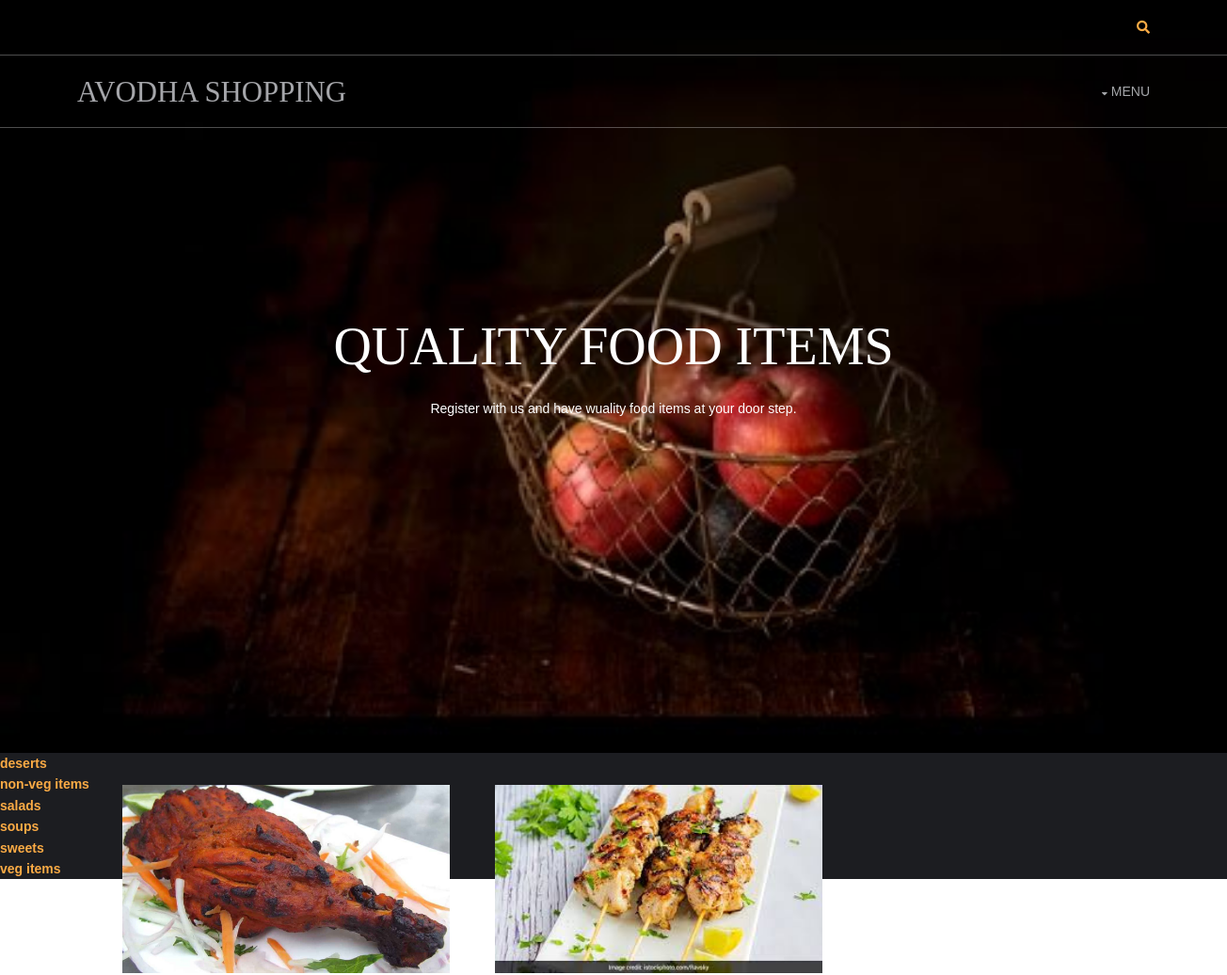
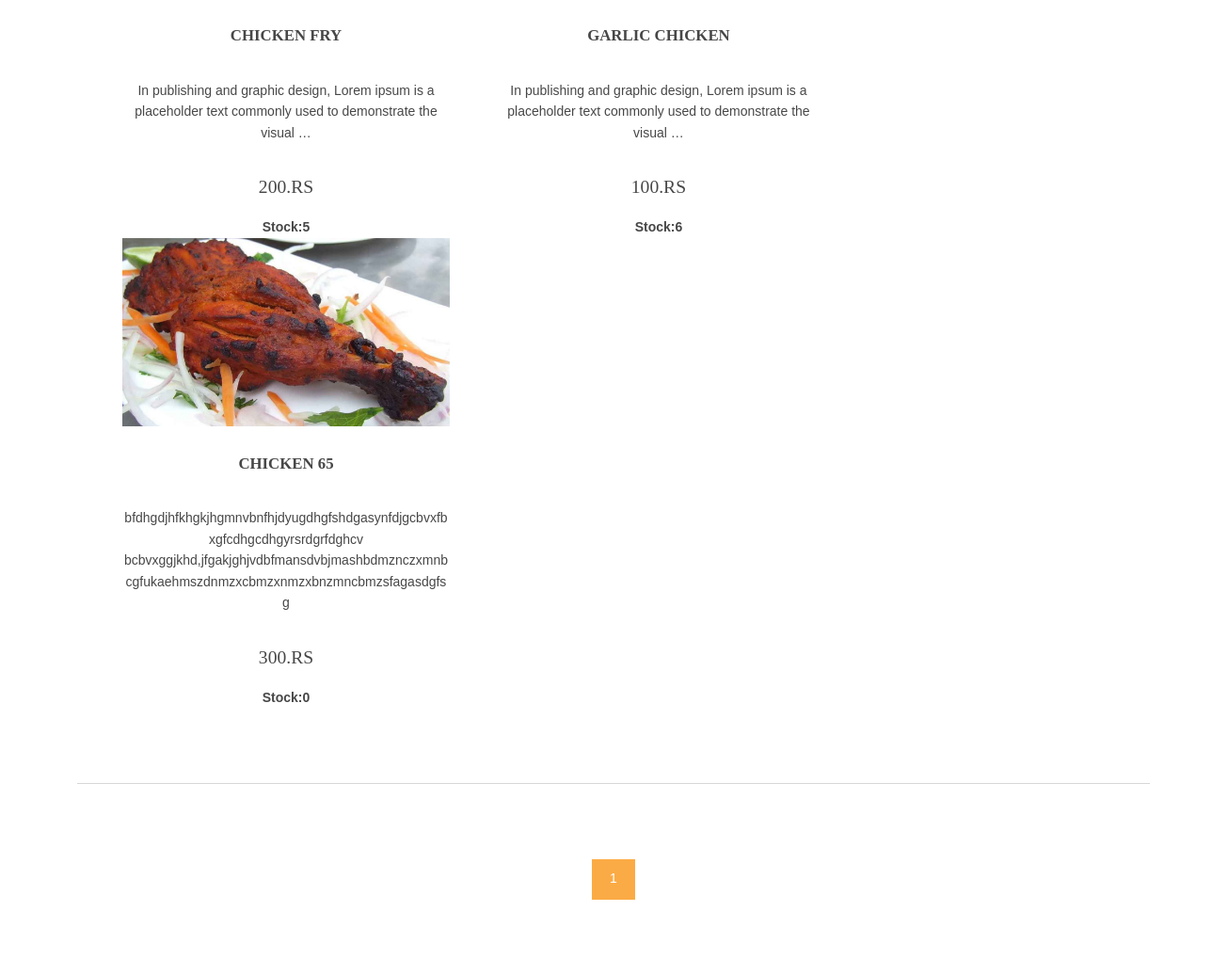
Page /non-veg-items/ (signed in) on the committed database (2 pictures, top to bottom).
### shop/models.py (models this page shows, shortened)
class Category(models.Model):
    cat_name=models.CharField(max_length=200,unique=True)
    slug=models.SlugField(max_length=200,unique=True)
    class Meta:
        ordering=('cat_name',)
        verbose_name='Category'
        verbose_name_plural='Categories'
    def get_url(self):
        return reverse('prod_cat',args=[self.slug])

class Product(models.Model):
    P_name=models.CharField(max_length=250,unique=True)
    slug=models.SlugField(max_length=250,unique=True)
    P_desc=models.TextField()
    P_price=models.IntegerField()
    P_stock=models.IntegerField()
    P_available=models.BooleanField()
    P_image=models.ImageField(upload_to='Product')
    P_category=models.ForeignKey(Category,on_delete= models.CASCADE)
    def get_url(self):
        return reverse('details',args=[self.P_category.slug,self.slug])

### shop/views.py (the view)
# urls.py: 2. Add a URL to urlpatterns:  path('', views.home, name='home')
def home(request,c_slug=None):
    c_page=None
    product=None
    if c_slug!=None:
        c_page=get_object_or_404(Category,slug=c_slug)
        product=Product.objects.filter(P_category=c_page,P_available=True)
    else:
        product=Product.objects.all().filter(P_available=True)
    cat=Category.objects.all()
    paginator=Paginator(product,4)
    try:
        page=int(request.GET.get('page','1'))
    except:
        page=1
    try:
        pro=paginator.page(page)
    except(EmptyPage,InvalidPage):
        pro=paginator.page(paginator.num_pages)
    return render(request,'index.html',{'pr':product,'ct':cat,'pg':pro})

### cart/context_processor.py (called while the page is built)
def count(request):
    item_count=0
    if 'admin' in request.path:
        return {}
    else:
        try:
            ct=cartlist.objects.filter(cart_id=c_id(request))
            cti=Items.objects.all().filter(cart=ct[:1])
            for c in cti:
                item_count+=c.quantity
        except cartlist.DoesNotExist:
            item_count=0
        return dict(itc=item_count)

### cart/views.py (called while the page is built)
def c_id(request):
    ct_id=request.session.session_key
    if not ct_id:
        ct_id=request.session.create()
    return ct_id

### templates/index.html (shortened to what this page needs)
{% load static %}
<html lang="">
<head>
<link href="{% static 'hm/layout/styles/layout.css' %}" rel="stylesheet" type="text/css" media="all">
</head>
<body id="top">
<div class="abcd" style="background-image:url({% static 'hm/images/demo/backgrounds/bg1.jpg' %});">
  <div class="wrapper row0">
    <div id="topbar" class="hoc clear">
      <div class="fl_right">
        <ul class="nospace">
          <li id="searchform">
          </li>
        </ul>
      </div>
    </div>
  </div>
  <div class="wrapper row1">
    <header id="header" class="hoc clear">
      <div id="logo" class="fl_left">
        <h1><a href="index.html">AVODHA SHOPPING</a></h1>
      </div>
      <nav id="mainav" class="fl_right">
        <ul class="clear">
          <li><a class="drop" href="#">Menu</a>
          </li>
        </ul>
      </nav>
    </header>
</div>
  <div id="pageintro" class="hoc clear">
    <article>
      <h3 class="heading">QUALITY FOOD ITEMS</h3>
      <p>Register with us and have wuality food items at your door step.</p>
    </article>
  </div>
</div>
<div class="category">
    {% for i in ct %}
  <b style="color:white">
    <a href={{i.get_url}}>{{i.cat_name}}</a><br>
  </b>
{% endfor %}
</div>
<div class="wrapper row3">
  <main class="hoc container clear">
    <section id="introblocks">
      <ul class="nospace group btmspace-80">
    {% for i in pg.object_list %}
        <li class="one_third">
          <figure><a class="imgover" href={{i.get_url}}><img src={{i.P_image.url}} style="height:200;" alt=""></a>
            <figcaption>
              <h1 class="heading">{{i.P_name}}</h1><br>
              <p>{{i.P_desc |truncatewords:17}}</p><br>
              <h4>{{i.P_price}}.Rs</h4>
              <b>Stock:{{i.P_stock}}</b><br>
            </figcaption>
          </figure>
        </li>
         {% endfor %}
      </ul>
    </section>
    <hr class="btmspace-80">
    <center>
      {% for p in pg.paginator.page_range %}
      <a href="?page={{p}}" class="btn btn-light btn-sm {% if pg.number == p %} active {% endif %}">{{p}}</a>
      {% endfor %}
    </center>
  </main>
</div>
</body>
</html>

### static/hm/layout/styles/layout.css (style rules this page uses)
.row1 { border:solid; border-width:1px 0; }
#topbar { padding:20px 0; font-size:.8rem; text-transform:uppercase; }
#topbar ul li { display:inline-block; margin-right:15px; }
#topbar ul li:last-child { margin-right:0; padding-right:0; border-right:none; }
#topbar #searchform { position:relative; line-height:1; z-index:9999; }
#topbar #searchform::after { display:block; height:18px; line-height:18px; padding:0; font-family:"Font Awesome\ 5 Free"; font-weight:900; font-size:1rem; content:"\f002"; }
#topbar #searchform ::placeholder { text-transform:capitalize; }
#header #logo { margin:22px 0 0 0; }
#header #logo h1 { margin:0; padding:0; font-size:2.2rem; text-transform:uppercase; }
#pageintro { padding:200px 0 300px; }
#pageintro article, #pageintro article p { display:block; max-width:75%; margin:0 auto; text-align:center; }
#pageintro article p { max-width:65%; line-height:2rem; }
#pageintro .heading { margin-bottom:20px; font-size:4rem; }
.container { padding:80px 0; }
#introblocks { display:block; position:relative; margin:-180px 0 0 0; z-index:1; text-align:center; }
#introblocks figure figcaption { display:block; padding:30px 0 0 0; text-align:center; }
#introblocks figure figcaption .heading { font-size:1.2rem; font-weight:700; margin-bottom:0; }
*, *::before, *::after { transition:all .3s ease-in-out; }
nav ul, nav ol { margin:0; padding:0; list-style:none; }
#mainav, #breadcrumb, .sidebar nav { line-height:normal; }
#mainav .drop::after, #mainav li li .drop::after, #breadcrumb li a::after, .sidebar nav a::after { position:absolute; font-family:"Font Awesome\ 5 Free"; font-weight:900; font-size:10px; line-height:10px; }
#mainav ul { text-transform:uppercase; }
#mainav li { display:inline-block; position:relative; margin:0 15px 0 0; padding:0; }
#mainav li:last-child { margin-right:0; }
#mainav li a { display:block; padding:30px 0; }
#mainav .drop { padding-left:15px; }
#mainav .drop::after, #mainav li li .drop::after { content:"\f0d7"; }
#mainav .drop::after { top:35px; left:5px; }
body { color:#A5A6AA; background-color:#1C1D21; }
a { color:#FBAB45; }
hr, .borderedbox { border-color:#D7D7D7; }
.btn, .btn.inverse:hover { color:#FFFFFF; background-color:#FBAB45; border-color:#FBAB45; }
.imgover, .imgover:hover::after { color:#FFFFFF; }
.row1 { border-color:rgba(255,255,255,.3); }
.row3 { color:#474747; background-color:#FFFFFF; }
#topbar #searchform { color:#FBAB45; }
#header #logo h1 a { color:inherit; }
#pageintro { color:#FFFFFF; }
#mainav li a { color:inherit; }
@media screen and (min-width:1140px) { .hoc { max-width:1140px; } }

### templates/index.html (style rules this page uses)
.abcd { height:100%; background-position:center; background-repeat:no-repeat; background-size:cover; }

### rows in the picture
Category: cat_name "deserts"
Category: cat_name "non-veg items"
Category: cat_name "salads"
Category: cat_name "soups"
Category: cat_name "sweets"
Category: cat_name "veg items"
Product: P_image (picture), P_name "CHICKEN FRY", P_desc "In publishing and graphic design, Lorem ipsum is a placeholder text commonly used to demonstrate the visual …", P_price "200", P_stock "5"
Product: P_image (picture), P_name "GARLIC CHICKEN", P_desc "In publishing and graphic design, Lorem ipsum is a placeholder text commonly used to demonstrate the visual …", P_price "100", P_stock "6"
Product: P_image (picture), P_name "CHICKEN 65", P_desc "bfdhgdjhfkhgkjhgmnvbnfhjdyugdhgfshdgasynfdjgcbvxfbxgfcdhgcdhgyrsrdgrfdghcv bcbvxggjkhd,jfgakjghjvdbfmansdvbjmashbdmznczxmnbcgfukaehmszdnmzxcbmzxnmzxbnzmncbmzsfagasdgfsg", P_price "300", P_stock "0"

### other values in the picture
{{ p }} "1"
